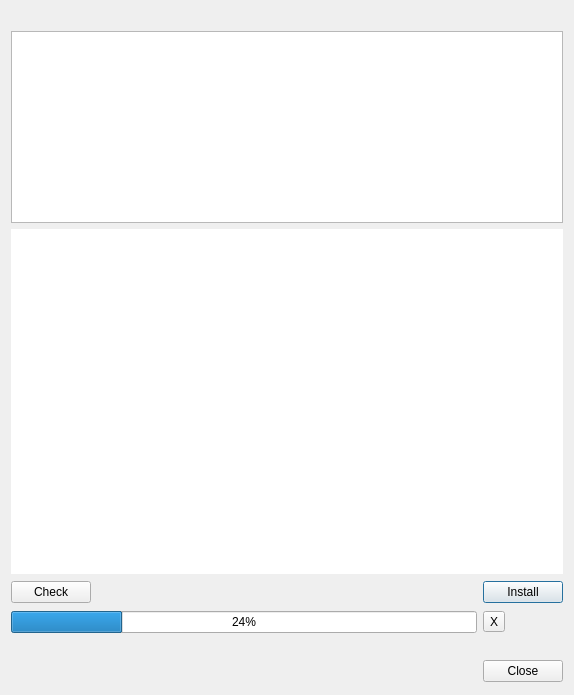
<?xml version="1.0" encoding="UTF-8"?>
<ui version="4.0">
 <class>DialogUpdate</class>
 <widget class="QDialog" name="DialogUpdate">
  <property name="geometry">
   <rect>
    <x>0</x>
    <y>0</y>
    <width>574</width>
    <height>695</height>
   </rect>
  </property>
  <property name="windowTitle">
   <string>Software Update Manager</string>
  </property>
  <layout class="QGridLayout" name="gridLayout_2">
   <item row="0" column="0">
    <widget class="QLabel" name="labelTitle">
     <property name="sizePolicy">
      <sizepolicy hsizetype="Expanding" vsizetype="Preferred">
       <horstretch>0</horstretch>
       <verstretch>0</verstretch>
      </sizepolicy>
     </property>
    </widget>
   </item>
   <item row="1" column="0">
    <widget class="QTreeWidget" name="treeUpdate">
     <property name="sizePolicy">
      <sizepolicy hsizetype="Expanding" vsizetype="Preferred">
       <horstretch>0</horstretch>
       <verstretch>0</verstretch>
      </sizepolicy>
     </property>
     <property name="alternatingRowColors">
      <bool>false</bool>
     </property>
     <property name="selectionMode">
      <enum>QAbstractItemView::SingleSelection</enum>
     </property>
     <property name="iconSize">
      <size>
       <width>32</width>
       <height>32</height>
      </size>
     </property>
     <property name="rootIsDecorated">
      <bool>true</bool>
     </property>
     <property name="uniformRowHeights">
      <bool>false</bool>
     </property>
     <property name="allColumnsShowFocus">
      <bool>true</bool>
     </property>
     <property name="wordWrap">
      <bool>true</bool>
     </property>
     <attribute name="headerVisible">
      <bool>false</bool>
     </attribute>
     <column>
      <property name="text">
       <string/>
      </property>
     </column>
    </widget>
   </item>
   <item row="2" column="0">
    <widget class="UpdateNode::TextBrowser" name="textBrowser">
     <property name="frameShape">
      <enum>QFrame::NoFrame</enum>
     </property>
     <property name="html">
      <string notr="true">&lt;!DOCTYPE HTML PUBLIC &quot;-//W3C//DTD HTML 4.0//EN&quot; &quot;http://www.w3.org/TR/REC-html40/strict.dtd&quot;&gt;
&lt;html&gt;&lt;head&gt;&lt;meta name=&quot;qrichtext&quot; content=&quot;1&quot; /&gt;&lt;style type=&quot;text/css&quot;&gt;
p, li { white-space: pre-wrap; }
&lt;/style&gt;&lt;/head&gt;&lt;body style=&quot; font-family:'Ubuntu'; font-size:11pt; font-weight:400; font-style:normal;&quot;&gt;
&lt;p style=&quot;-qt-paragraph-type:empty; margin-top:0px; margin-bottom:0px; margin-left:0px; margin-right:0px; -qt-block-indent:0; text-indent:0px; font-family:'MS Shell Dlg 2'; font-size:8pt;&quot;&gt;&lt;br /&gt;&lt;/p&gt;&lt;/body&gt;&lt;/html&gt;</string>
     </property>
     <property name="openExternalLinks">
      <bool>true</bool>
     </property>
    </widget>
   </item>
   <item row="3" column="0">
    <layout class="QGridLayout" name="gridLayout">
     <item row="3" column="3">
      <widget class="QPushButton" name="pshClose">
       <property name="text">
        <string>Close</string>
       </property>
       <property name="autoDefault">
        <bool>false</bool>
       </property>
      </widget>
     </item>
     <item row="0" column="0">
      <widget class="QPushButton" name="pshCheck">
       <property name="sizePolicy">
        <sizepolicy hsizetype="Fixed" vsizetype="Fixed">
         <horstretch>0</horstretch>
         <verstretch>0</verstretch>
        </sizepolicy>
       </property>
       <property name="text">
        <string>Check</string>
       </property>
       <property name="autoDefault">
        <bool>false</bool>
       </property>
      </widget>
     </item>
     <item row="0" column="1" colspan="2">
      <spacer name="horizontalSpacer_2">
       <property name="orientation">
        <enum>Qt::Horizontal</enum>
       </property>
       <property name="sizeType">
        <enum>QSizePolicy::MinimumExpanding</enum>
       </property>
       <property name="sizeHint" stdset="0">
        <size>
         <width>200</width>
         <height>25</height>
        </size>
       </property>
      </spacer>
     </item>
     <item row="1" column="0" colspan="3">
      <widget class="QProgressBar" name="progressBar">
       <property name="value">
        <number>24</number>
       </property>
      </widget>
     </item>
     <item row="0" column="3">
      <widget class="QPushButton" name="pshUpdate">
       <property name="text">
        <string>Install</string>
       </property>
       <property name="autoDefault">
        <bool>true</bool>
       </property>
       <property name="default">
        <bool>true</bool>
       </property>
      </widget>
     </item>
     <item row="3" column="0" colspan="3">
      <spacer name="horizontalSpacer">
       <property name="orientation">
        <enum>Qt::Horizontal</enum>
       </property>
       <property name="sizeType">
        <enum>QSizePolicy::MinimumExpanding</enum>
       </property>
       <property name="sizeHint" stdset="0">
        <size>
         <width>100</width>
         <height>25</height>
        </size>
       </property>
      </spacer>
     </item>
     <item row="1" column="3">
      <widget class="QToolButton" name="toolCancel">
       <property name="text">
        <string notr="true">X</string>
       </property>
      </widget>
     </item>
     <item row="2" column="0" colspan="4">
      <widget class="QLabel" name="labelProgress">
       <property name="text">
        <string/>
       </property>
      </widget>
     </item>
    </layout>
   </item>
  </layout>
 </widget>
 <layoutdefault spacing="6" margin="11"/>
 <customwidgets>
  <customwidget>
   <class>UpdateNode::TextBrowser</class>
   <extends>QTextBrowser</extends>
   <header>textbrowser.h</header>
  </customwidget>
 </customwidgets>
 <tabstops>
  <tabstop>pshClose</tabstop>
 </tabstops>
 <resources/>
 <connections/>
</ui>
